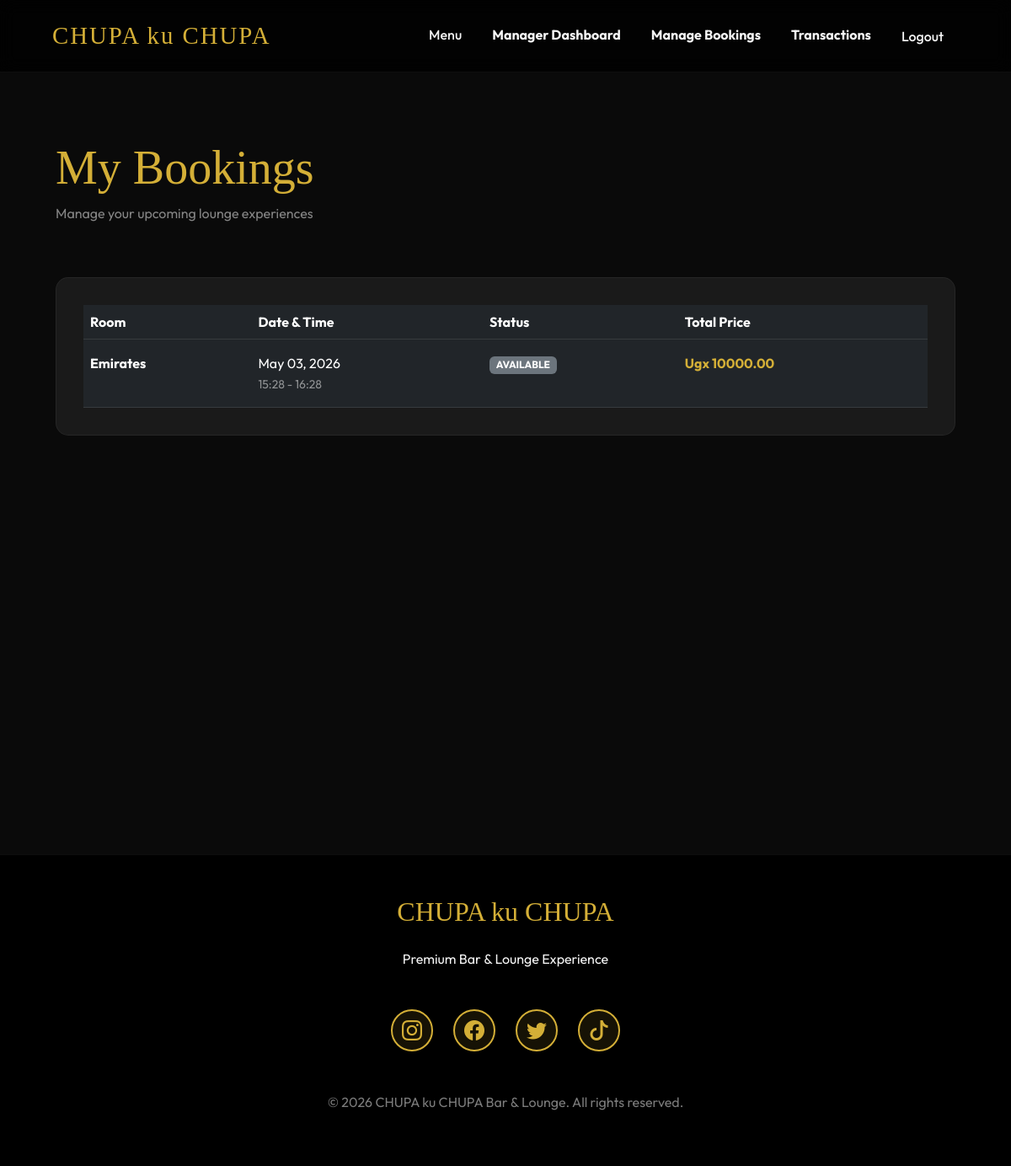
/bookings/my-bookings/ (signed in), run on the app's committed database.
### bookings/models.py (models this page shows, shortened)
class Booking(models.Model):
    STATUS_CHOICES = [
        ('PENDING', 'Pending Approval'),
        ('AVAILABLE', 'Room available'),
        ('BUSY', 'Room busy'),
        ('FREE_SOON', 'The Room is free in the next Hour'),
        ('UNAVAILABLE', 'Room not available'),
        ('CANCELLED', 'Cancelled'),
    ]
    user = models.ForeignKey(settings.AUTH_USER_MODEL, on_delete=models.CASCADE, related_name='bookings', null=True, blank=True)
    room = models.ForeignKey(LoungeRoom, on_delete=models.CASCADE, related_name='bookings')
    booking_type = models.CharField(max_length=20, choices=[('HOURLY', 'Hourly'), ('FULL_DAY', 'Full Day')], default='HOURLY')
    start_time = models.DateTimeField()
    end_time = models.DateTimeField(blank=True, null=True)
    total_price = models.DecimalField(max_digits=10, decimal_places=2)
    status = models.CharField(max_length=20, choices=STATUS_CHOICES, default='PENDING')
    customer_nin = models.CharField(max_length=50, blank=True, null=True, verbose_name="Name or NIN")
    customer_phone = models.CharField(max_length=20, blank=True, null=True)
    customer_email = models.EmailField(blank=True, null=True)
    created_at = models.DateTimeField(auto_now_add=True)

class LoungeRoom(models.Model):
    name = models.CharField(max_length=100)
    capacity = models.PositiveIntegerField()
    description = models.TextField()
    price_per_hour = models.DecimalField(max_digits=10, decimal_places=2)
    price_full_day = models.DecimalField(max_digits=10, decimal_places=2, default=30000.00)
    image = models.ImageField(upload_to='lounges/', blank=True, null=True)

### bookings/views.py (the view)
# urls.py: path('my-bookings/', views.UserBookingListView.as_view(), name='user_bookings'),
class UserBookingListView(LoginRequiredMixin, ListView):
    model = Booking
    template_name = 'bookings/user_bookings.html'
    context_object_name = 'bookings'
    def get_queryset(self):
        return Booking.objects.filter(user=self.request.user).order_by('-created_at')

### templates/bookings/user_bookings.html (shortened to what this page needs)
{% extends 'base.html' %}
{% block content %}
<div class="row mb-5 animate-fade">
    <div class="col-12">
        <h1 class="display-4">My Bookings</h1>
        <p class="text-white-50">Manage your upcoming lounge experiences</p>
    </div>
</div>
<div class="row animate-fade">
    <div class="col-12">
        <div class="glass-card">
            <div class="table-responsive">
                <table class="table table-dark table-hover mb-0">
                    <thead>
                        <tr>
                            <th>Room</th>
                            <th>Date & Time</th>
                            <th>Status</th>
                            <th>Total Price</th>
                        </tr>
                    </thead>
                    <tbody>
                        {% for booking in bookings %}
                            <tr>
                                <td class="py-3">
                                    <span class="fw-bold">{{ booking.room.name }}</span>
                                </td>
                                <td class="py-3">
                                    {{ booking.start_time|date:"M d, Y" }}<br>
                                    <small class="text-white-50">{{ booking.start_time|date:"H:i" }} - {{ booking.end_time|date:"H:i" }}</small>
                                </td>
                                <td class="py-3">
                                    <span class="badge {% if booking.status == 'CONFIRMED' %}bg-success{% elif booking.status == 'PENDING' %}bg-warning{% else %}bg-secondary{% endif %}">
                                        {{ booking.status }}
                                    </span>
                                </td>
                                <td class="py-3 fw-bold text-gold">
                                    Ugx {{ booking.total_price }}
                                </td>
                            </tr>
                        {% empty %}
                            <tr>
                                <td colspan="4" class="text-center py-5 text-white-50">
                                    You have no bookings yet. <a href="{% url 'bookings:lounge_list' %}" class="text-gold">Browse Lounge Rooms</a>
                                </td>
                            </tr>
                        {% endfor %}
                    </tbody>
                </table>
            </div>
        </div>
    </div>
</div>
{% endblock %}

### templates/base.html (style rules this page uses)
:root { --primary-gold: #D4AF37; --dark-bg: #0A0A0A; --card-bg: #1A1A1A; --glass-bg: rgba(255, 255, 255, 0.05); --text-light: #F5F5F5; }
body { background-color: var(--dark-bg); color: var(--text-light); font-family: 'Outfit', sans-serif; overflow-x: hidden; }
h1, h2, h3, .navbar-brand { font-family: 'Playfair Display', serif; color: var(--primary-gold); }
.text-gold { color: var(--primary-gold) !important; }
.glass-card { background: var(--card-bg); border: 1px solid var(--glass-bg); border-radius: 15px; padding: 2rem; transition: transform 0.3s ease; }
.animate-fade { animation: fadeIn 0.8s ease forwards; }
h1, .display-3 { word-break: break-word; }
.row { margin-right: -0.5rem; margin-left: -0.5rem; }

### data on the page
Booking: room.name "Emirates", start_time "May 03, 2026", start_time "15:28", end_time "16:28", status "AVAILABLE", total_price "10000.00"
